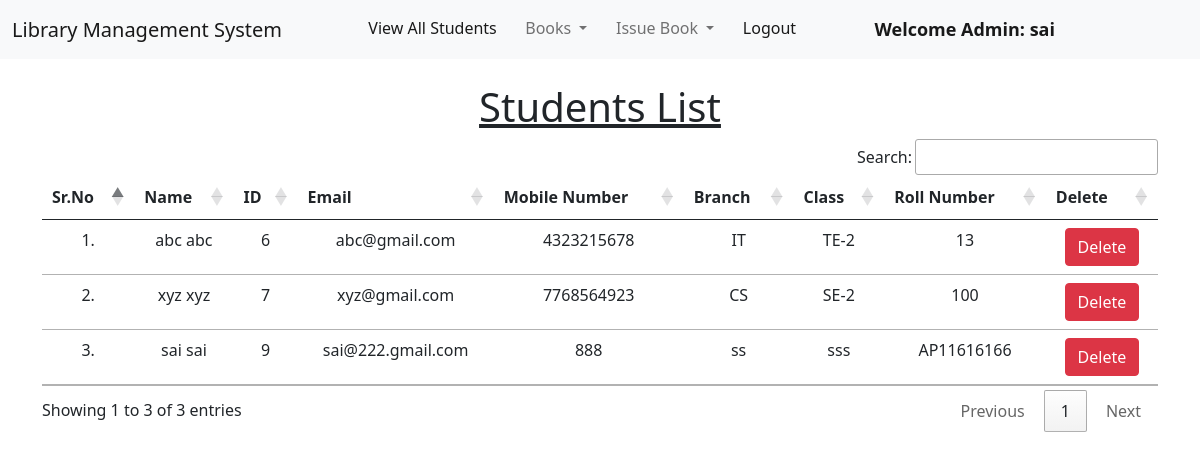
/view_students/ (signed in), run on an earlier commit of the app's database.
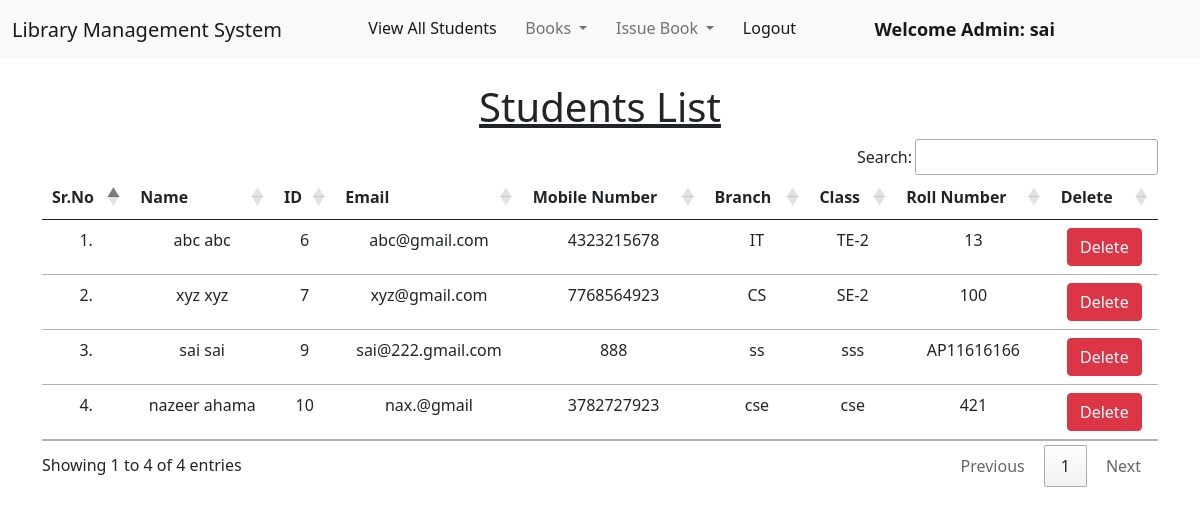
And on a later commit of the database.
### library/models.py (models this page shows, shortened)
class Student(models.Model):
    user = models.OneToOneField(User, on_delete=models.CASCADE)
    classroom = models.CharField(max_length=10)
    branch = models.CharField(max_length=10)
    roll_no = models.CharField(max_length=3, blank=True)
    phone = models.CharField(max_length=10, blank=True)
    image = models.ImageField(upload_to="", blank=True)

### library/views.py (the view)
# urls.py: path("view_students/", views.view_students, name="view_students"),
@login_required(login_url = '/admin_login')
def view_students(request):
    students = Student.objects.all()
    return render(request, "view_students.html", {'students':students})

### library/templates/view_students.html (shortened to what this page needs)
{% extends 'admin_navbar.html' %}
{% load static %}
{% block body %}
<div class="container mt-4">
    <h1 class="text-center"><u>Students List</u></h1>
    <table class="table table-hover" id="example">
        <thead>
            <tr class="text-center">
                <th>Sr.No</th>
                <th>Name</th>
                <th>ID</th>
                <th>Email</th>
                <th>Mobile Number</th>
                <th>Branch</th>
                <th>Class</th>
                <th>Roll Number</th>
                <th>Delete</th>
            </tr>
        </thead>
        <tbody>
            {% for student in students %}
            <tr class="text-center">
                <td>{{forloop.counter}}.</td>
                <td>{{student.user.get_full_name}}</td>
                <td>{{student.user.id}}</td>
                <td>{{student.user.email}}</td>
                <td>{{student.phone}}</td>
                <td>{{student.branch}}</td>
                <td>{{student.classroom}}</td>
                <td>{{student.roll_no}}</td>
                <td><a href="/delete_student/{{student.id}}/" class="btn btn-danger" onclick="return confirm('Are you sure you want to delete this student?')">Delete</a></td>
            </tr>
            {% endfor %}
        </tbody>
    </table>
    </div>
{% endblock %}

What changed in the data, as far as the page shows it:
added Student: user.get_full_name "nazeer ahama", user.id "10", user.email "nax.@gmail", phone "3782727923", branch "cse", classroom "cse", roll_no "421"
Also different on the page:
text written by a page script: "Search: Showing 1 to 3 of 3 entries Previous 1 Next" → "Search: Showing 1 to 4 of 4 entries Previous 1 Next"
